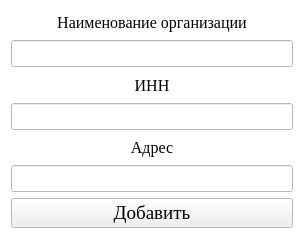
<?xml version="1.0" encoding="UTF-8"?>
<ui version="4.0">
 <class>addrecord2</class>
 <widget class="QWidget" name="addrecord2">
  <property name="geometry">
   <rect>
    <x>0</x>
    <y>0</y>
    <width>304</width>
    <height>239</height>
   </rect>
  </property>
  <property name="palette">
   <palette>
    <active>
     <colorrole role="Base">
      <brush brushstyle="SolidPattern">
       <color alpha="255">
        <red>255</red>
        <green>255</green>
        <blue>255</blue>
       </color>
      </brush>
     </colorrole>
     <colorrole role="Window">
      <brush brushstyle="SolidPattern">
       <color alpha="255">
        <red>255</red>
        <green>255</green>
        <blue>255</blue>
       </color>
      </brush>
     </colorrole>
    </active>
    <inactive>
     <colorrole role="Base">
      <brush brushstyle="SolidPattern">
       <color alpha="255">
        <red>255</red>
        <green>255</green>
        <blue>255</blue>
       </color>
      </brush>
     </colorrole>
     <colorrole role="Window">
      <brush brushstyle="SolidPattern">
       <color alpha="255">
        <red>255</red>
        <green>255</green>
        <blue>255</blue>
       </color>
      </brush>
     </colorrole>
    </inactive>
    <disabled>
     <colorrole role="Base">
      <brush brushstyle="SolidPattern">
       <color alpha="255">
        <red>255</red>
        <green>255</green>
        <blue>255</blue>
       </color>
      </brush>
     </colorrole>
     <colorrole role="Window">
      <brush brushstyle="SolidPattern">
       <color alpha="255">
        <red>255</red>
        <green>255</green>
        <blue>255</blue>
       </color>
      </brush>
     </colorrole>
    </disabled>
   </palette>
  </property>
  <property name="windowTitle">
   <string>Form</string>
  </property>
  <layout class="QGridLayout" name="gridLayout">
   <item row="6" column="0">
    <widget class="QPushButton" name="pushButton">
     <property name="font">
      <font>
       <family>Times New Roman</family>
       <pointsize>14</pointsize>
      </font>
     </property>
     <property name="text">
      <string>Добавить</string>
     </property>
    </widget>
   </item>
   <item row="1" column="0">
    <widget class="QLineEdit" name="lineEdit_2">
     <property name="font">
      <font>
       <family>Times New Roman</family>
       <pointsize>12</pointsize>
      </font>
     </property>
     <property name="alignment">
      <set>Qt::AlignCenter</set>
     </property>
    </widget>
   </item>
   <item row="3" column="0">
    <widget class="QLineEdit" name="lineEdit">
     <property name="font">
      <font>
       <family>Times New Roman</family>
       <pointsize>12</pointsize>
      </font>
     </property>
     <property name="alignment">
      <set>Qt::AlignCenter</set>
     </property>
    </widget>
   </item>
   <item row="0" column="0">
    <widget class="QLabel" name="label">
     <property name="font">
      <font>
       <family>Times New Roman</family>
       <pointsize>12</pointsize>
      </font>
     </property>
     <property name="text">
      <string>Наименование организации</string>
     </property>
     <property name="alignment">
      <set>Qt::AlignCenter</set>
     </property>
    </widget>
   </item>
   <item row="2" column="0">
    <widget class="QLabel" name="label_2">
     <property name="font">
      <font>
       <family>Times New Roman</family>
       <pointsize>12</pointsize>
      </font>
     </property>
     <property name="text">
      <string>ИНН</string>
     </property>
     <property name="alignment">
      <set>Qt::AlignCenter</set>
     </property>
    </widget>
   </item>
   <item row="5" column="0">
    <widget class="QLineEdit" name="lineEdit_3">
     <property name="font">
      <font>
       <family>Times New Roman</family>
       <pointsize>12</pointsize>
      </font>
     </property>
     <property name="alignment">
      <set>Qt::AlignCenter</set>
     </property>
    </widget>
   </item>
   <item row="4" column="0">
    <widget class="QLabel" name="label_3">
     <property name="font">
      <font>
       <family>Times New Roman</family>
       <pointsize>12</pointsize>
      </font>
     </property>
     <property name="layoutDirection">
      <enum>Qt::LeftToRight</enum>
     </property>
     <property name="text">
      <string>Адрес</string>
     </property>
     <property name="alignment">
      <set>Qt::AlignCenter</set>
     </property>
    </widget>
   </item>
  </layout>
 </widget>
 <resources/>
 <connections/>
</ui>
